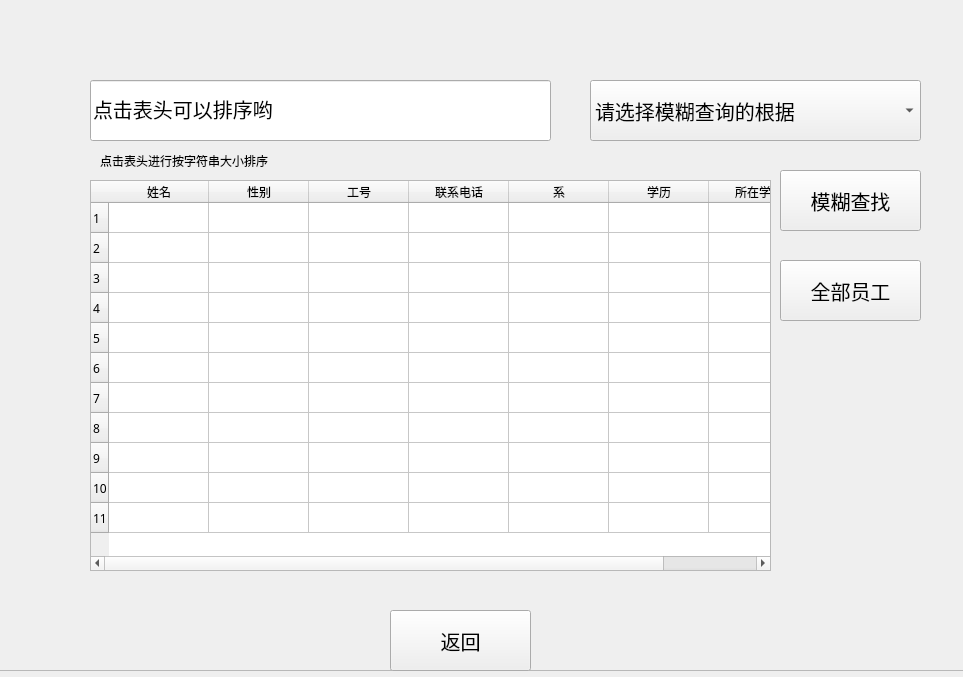
<?xml version="1.0" encoding="UTF-8"?>
<ui version="4.0">
 <class>mhfind</class>
 <widget class="QWidget" name="mhfind">
  <property name="geometry">
   <rect>
    <x>0</x>
    <y>0</y>
    <width>963</width>
    <height>677</height>
   </rect>
  </property>
  <property name="windowTitle">
   <string>Form</string>
  </property>
  <widget class="QLineEdit" name="ffindlineEdit">
   <property name="geometry">
    <rect>
     <x>90</x>
     <y>80</y>
     <width>461</width>
     <height>61</height>
    </rect>
   </property>
   <property name="font">
    <font>
     <family>汉仪秦川飞影W</family>
     <pointsize>15</pointsize>
    </font>
   </property>
   <property name="text">
    <string>点击表头可以排序哟</string>
   </property>
  </widget>
  <widget class="QPushButton" name="mhfindButton">
   <property name="geometry">
    <rect>
     <x>780</x>
     <y>170</y>
     <width>141</width>
     <height>61</height>
    </rect>
   </property>
   <property name="font">
    <font>
     <family>汉仪秦川飞影W</family>
     <pointsize>15</pointsize>
    </font>
   </property>
   <property name="text">
    <string>模糊查找</string>
   </property>
  </widget>
  <widget class="QPushButton" name="returnButton">
   <property name="geometry">
    <rect>
     <x>390</x>
     <y>610</y>
     <width>141</width>
     <height>61</height>
    </rect>
   </property>
   <property name="font">
    <font>
     <family>汉仪秦川飞影W</family>
     <pointsize>15</pointsize>
    </font>
   </property>
   <property name="text">
    <string>返回</string>
   </property>
  </widget>
  <widget class="QComboBox" name="scomboBox">
   <property name="geometry">
    <rect>
     <x>590</x>
     <y>80</y>
     <width>331</width>
     <height>61</height>
    </rect>
   </property>
   <property name="font">
    <font>
     <family>汉仪秦川飞影W</family>
     <pointsize>15</pointsize>
    </font>
   </property>
   <item>
    <property name="text">
     <string>请选择模糊查询的根据</string>
    </property>
   </item>
   <item>
    <property name="text">
     <string>姓名</string>
    </property>
   </item>
   <item>
    <property name="text">
     <string>性别</string>
    </property>
   </item>
   <item>
    <property name="text">
     <string>工号</string>
    </property>
   </item>
   <item>
    <property name="text">
     <string>联系电话</string>
    </property>
   </item>
   <item>
    <property name="text">
     <string>所在学院</string>
    </property>
   </item>
   <item>
    <property name="text">
     <string>系</string>
    </property>
   </item>
   <item>
    <property name="text">
     <string>学历</string>
    </property>
   </item>
  </widget>
  <widget class="QTableWidget" name="tableWidget">
   <property name="geometry">
    <rect>
     <x>90</x>
     <y>180</y>
     <width>681</width>
     <height>391</height>
    </rect>
   </property>
   <property name="font">
    <font>
     <family>汉仪秦川飞影W</family>
    </font>
   </property>
   <row>
    <property name="text">
     <string>1</string>
    </property>
   </row>
   <row>
    <property name="text">
     <string>2</string>
    </property>
   </row>
   <row>
    <property name="text">
     <string>3</string>
    </property>
   </row>
   <row>
    <property name="text">
     <string>4</string>
    </property>
   </row>
   <row>
    <property name="text">
     <string>5</string>
    </property>
   </row>
   <row>
    <property name="text">
     <string>6</string>
    </property>
   </row>
   <row>
    <property name="text">
     <string>7</string>
    </property>
   </row>
   <row>
    <property name="text">
     <string>8</string>
    </property>
   </row>
   <row>
    <property name="text">
     <string>9</string>
    </property>
   </row>
   <row>
    <property name="text">
     <string>10</string>
    </property>
   </row>
   <row>
    <property name="text">
     <string>11</string>
    </property>
   </row>
   <column>
    <property name="text">
     <string>姓名</string>
    </property>
   </column>
   <column>
    <property name="text">
     <string>性别</string>
    </property>
   </column>
   <column>
    <property name="text">
     <string>工号</string>
    </property>
   </column>
   <column>
    <property name="text">
     <string>联系电话</string>
    </property>
   </column>
   <column>
    <property name="text">
     <string>系</string>
    </property>
   </column>
   <column>
    <property name="text">
     <string>学历</string>
    </property>
   </column>
   <column>
    <property name="text">
     <string>所在学院</string>
    </property>
   </column>
  </widget>
  <widget class="QPushButton" name="allButton">
   <property name="geometry">
    <rect>
     <x>780</x>
     <y>260</y>
     <width>141</width>
     <height>61</height>
    </rect>
   </property>
   <property name="font">
    <font>
     <family>汉仪秦川飞影W</family>
     <pointsize>15</pointsize>
    </font>
   </property>
   <property name="text">
    <string>全部员工</string>
   </property>
  </widget>
  <widget class="QLabel" name="label">
   <property name="geometry">
    <rect>
     <x>100</x>
     <y>150</y>
     <width>241</width>
     <height>21</height>
    </rect>
   </property>
   <property name="font">
    <font>
     <family>汉仪秦川飞影W</family>
    </font>
   </property>
   <property name="text">
    <string>点击表头进行按字符串大小排序</string>
   </property>
  </widget>
  <widget class="QFrame" name="frame">
   <property name="geometry">
    <rect>
     <x>-20</x>
     <y>-70</y>
     <width>1051</width>
     <height>741</height>
    </rect>
   </property>
   <property name="styleSheet">
    <string notr="true">#frame{
    background-image:url(:/new/prefix2/others/end.jpg)
}</string>
   </property>
   <property name="frameShape">
    <enum>QFrame::StyledPanel</enum>
   </property>
   <property name="frameShadow">
    <enum>QFrame::Raised</enum>
   </property>
  </widget>
  <zorder>frame</zorder>
  <zorder>ffindlineEdit</zorder>
  <zorder>mhfindButton</zorder>
  <zorder>returnButton</zorder>
  <zorder>scomboBox</zorder>
  <zorder>tableWidget</zorder>
  <zorder>allButton</zorder>
  <zorder>label</zorder>
 </widget>
 <resources/>
 <connections/>
</ui>
